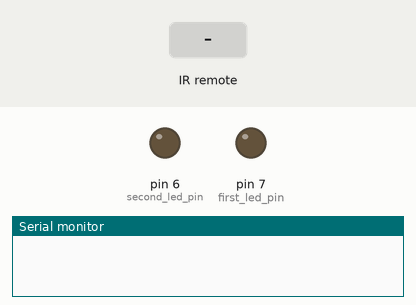
This sketch was run on a simulated Arduino Uno, built with avr-gcc and run on an emulated ATmega328P. Parts: output pins drawn as LEDs (lit = HIGH), the last lines printed to the serial monitor. The test bench sets the inputs (shaded band).

Above: at 1.2 s.
1.3 s: infrared code 0xFF10EF received
At 1.8 s:
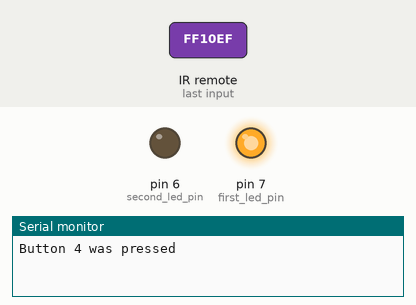
Timing chart, 0 to 4.3 s (numbered marks = the images above; inputs shaded):
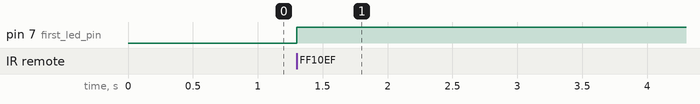

The sketch:

sketch_jan21a.ino
```cpp
#include <IRremote.h>


//functions
void Decoder();
void navlights();


#define IR1 16724175  //IR1 is for NavLights
#define IR2 16718055  //IR2 is to toggle the landing gear
#define IR3 16743045  //IR3 is for Spoilers
#define IR4 16716015
#define IR5 16726215
#define IR6 16734885


//LED
const int IRpin = 11;
int first_led_pin = 7;
int second_led_pin = 6;
int led[] = {0,0};

//buttons
int button1 = 0;
int button2 = 0;
int button3 = 0;
int button4 = 0;
int button5 = 0;
int button6 = 0;
int button7 = 0;

//IR
IRrecv irrecv(IRpin);

decode_results results;


void setup() {

Serial.begin(9600);
irrecv.enableIRIn();
pinMode(first_led_pin, OUTPUT);
pinMode(second_led_pin, OUTPUT);

}

/*void loop() {

if (receiver.decode(&output)) {
unsigned int value = output.value;
switch(value) {

case first_key:
if(led[1] == 1) {
digitalWrite(first_led_pin, LOW);
led[1] = 0;
} else {
digitalWrite(first_led_pin, HIGH);
led[1] = 1;
}
break;

case second_key:
if(led[2] == 1) {
digitalWrite(second_led_pin, LOW);
led[2] = 0; }
 else {
digitalWrite(second_led_pin, HIGH);
led[2] = 1;
}
break;
}
Serial.println(value);
receiver.resume();


}
*/
void loop()
{
 Decoder();
 navlights();
}


void Decoder() {

  if (irrecv.decode(&results)) {
    //Serial.println(results.value,DEC);
    if (results.value == IR1) {
      Serial.println("Button 1 was pressed");
      button1 = 1;
    }
    if (results.value == IR2) {
      Serial.println("Button 2 was pressed");
      button2 = 1;
    }
    if (results.value == IR3) {
      Serial.println("Button 3 was pressed");
      button3 = 1;
    }
    if (results.value == IR4) {
      Serial.println("Button 4 was pressed");
      button4 = 1;
    }
    if (results.value == IR5) {
      Serial.println("Button 5 was pressed");
      button5 = 1;
    }
    if (results.value == IR6) {
      Serial.println("Button 6 was pressed");
      button6 = 1;
    }

    irrecv.resume();

  }
}

void navlights(){

  if(button4==1){
    digitalWrite(first_led_pin, HIGH);
    button4 =0;
  }

}
```

Measured:
- after the input at 1.3 s, pin 7 (first_led_pin): LOW → HIGH at once
